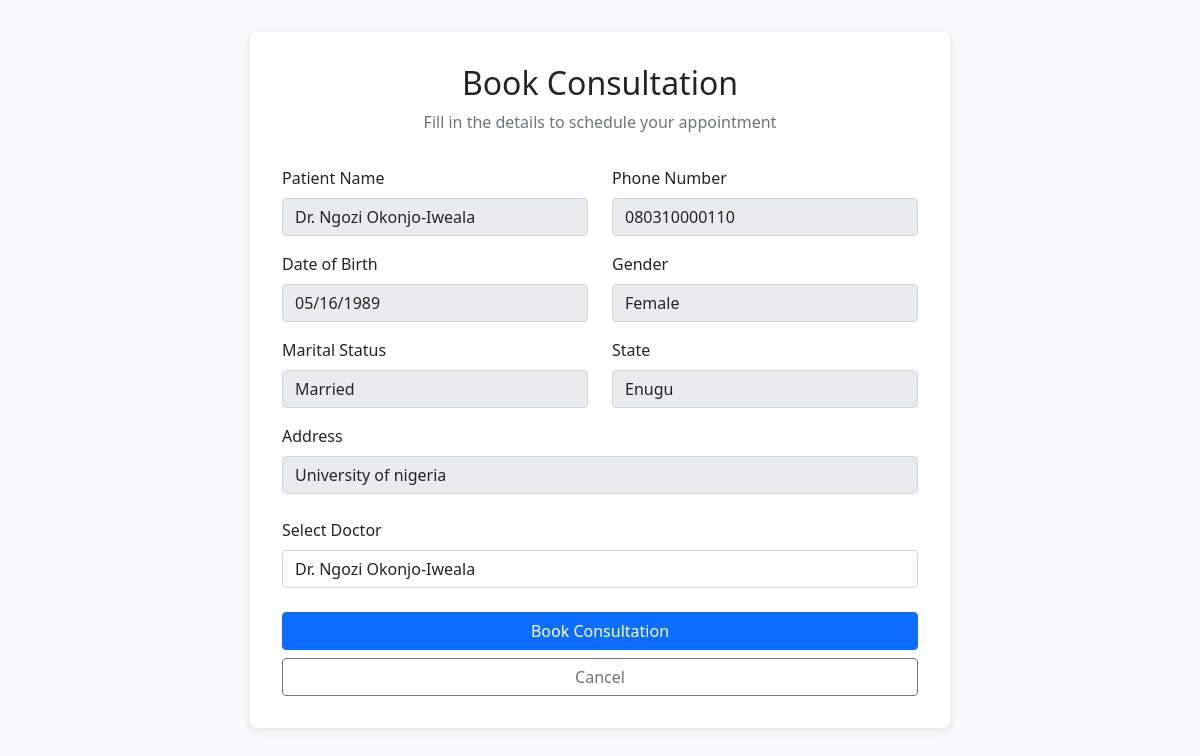
/book-consultation (signed in), run on the app's committed database.
### app.py (models this page shows, shortened)
class Doctor(db.Model):
    id = db.Column(db.Integer, primary_key=True)
    name = db.Column(db.String(100))
    email = db.Column(db.String(100))
    phone = db.Column(db.String(20))
    dob = db.Column(db.Date)
    gender = db.Column(db.String(10))
    marital_status = db.Column(db.String(20))
    address = db.Column(db.String(200))
    state = db.Column(db.String(50))
    hospital_id = db.Column(db.Integer, db.ForeignKey('hospital.id'))
    password = db.Column(db.String(200))  # <-- Add this line
    hospital = db.relationship('Hospital', backref='doctors')
    @property
    def is_authenticated(self):
        return True

### app.py (the view, shortened to what this page needs)
@app.route('/book-consultation', methods=['GET', 'POST'])
@login_required
def book_consultation():
    form = ConsultationBookingForm()
    user_state = current_user.state
    doctors_in_state = Doctor.query.filter_by(state=user_state).all()
    form.doctor_id.choices = [(doctor.id, doctor.name) for doctor in doctors_in_state]
    if request.method == 'GET':
        form.name.data = current_user.name
        form.phone.data = current_user.phone
        form.dob.data = current_user.dob
        form.gender.data = current_user.gender
        form.marital_status.data = current_user.marital_status
        form.address.data = current_user.address
        form.state.data = current_user.state
    return render_template('user_consultations.html', form=form, user=current_user)

### app.py
class ConsultationBookingForm(FlaskForm):
    name = StringField('Patient Name', validators=[DataRequired()])
    phone = StringField('Phone Number', validators=[DataRequired()])
    dob = DateField('Date of Birth', validators=[DataRequired()])
    gender = SelectField('Gender', choices=[('Male', 'Male'), ('Female', 'Female')], validators=[DataRequired()])
    marital_status = SelectField('Marital Status', choices=[('Single', 'Single'), ('Married', 'Married')], validators=[DataRequired()])
    address = StringField('Address', validators=[DataRequired()])
    state = StringField('State', validators=[DataRequired()])
    doctor_id = SelectField('Select Doctor', coerce=int, validators=[DataRequired()])
    submit = SubmitField('Book Consultation')

### app.py (called while the page is built)
@login_manager.user_loader
def load_user(user_id):
    user_type = session.get('user_type')
    if user_type == 'user':
        return User.query.get(int(user_id))
    elif user_type == 'doctor':
        return Doctor.query.get(int(user_id))
    return None

### templates/user_consultations.html (shortened to what this page needs)
<!DOCTYPE html>
<html lang="en">
<head>
    <link href="https://cdn.jsdelivr.net/npm/bootstrap@5.1.3/dist/css/bootstrap.min.css" rel="stylesheet">
</head>
<body>
    <div class="auth-container">
        <div class="form-header">
            <h2>Book Consultation</h2>
            <p class="text-muted">Fill in the details to schedule your appointment</p>
        </div>
        <form method="POST">
            <div class="row mb-3">
                <div class="col-md-6">
                    <div class="form-group">
                        <label for="name" class="form-label">Patient Name</label>
                        <input type="text" id="name" class="form-control readonly-field" name="name" value="{{ form.name.data }}" readonly>
                    </div>
                </div>
                <div class="col-md-6">
                    <div class="form-group">
                        <label for="phone" class="form-label">Phone Number</label>
                        <input type="text" id="phone" class="form-control readonly-field" name="phone" value="{{ form.phone.data }}" readonly>
                    </div>
                </div>
            </div>
            <div class="row mb-3">
                <div class="col-md-6">
                    <div class="form-group">
                        <label for="dob" class="form-label">Date of Birth</label>
                        <input type="date" id="dob" class="form-control readonly-field" name="dob" value="{{ form.dob.data }}" readonly>
                    </div>
                </div>
                <div class="col-md-6">
                    <div class="form-group">
                        <label for="gender" class="form-label">Gender</label>
                        <select id="gender" class="form-control readonly-field" name="gender" disabled>
                            <option value="Female" {% if form.gender.data == 'Female' %}selected{% endif %}>Female</option>
                        </select>
                    </div>
                </div>
            </div>
            <div class="row mb-3">
                <div class="col-md-6">
                    <div class="form-group">
                        <label for="marital_status" class="form-label">Marital Status</label>
                        <select id="marital_status" class="form-control readonly-field" name="marital_status" disabled>
                            <option value="Married" {% if form.marital_status.data == 'Married' %}selected{% endif %}>Married</option>
                        </select>
                    </div>
                </div>
                <div class="col-md-6">
                    <div class="form-group">
                        <label for="state" class="form-label">State</label>
                        <input type="text" id="state" class="form-control readonly-field" name="state" value="{{ form.state.data }}" readonly>
                    </div>
                </div>
            </div>
            <div class="form-group mb-4">
                <label for="address" class="form-label">Address</label>
                <input type="text" id="address" class="form-control readonly-field" name="address" value="{{ form.address.data }}" readonly>
            </div>
            <div class="form-group mb-4">
                <label for="doctor_id" class="form-label">Select Doctor</label>
                {{ form.doctor_id(class="form-control") }}
            </div>
            <div class="d-grid gap-2">
                <button type="submit" class="btn btn-primary">Book Consultation</button>
                <a href="{{ url_for('user_dashboard') }}" class="btn btn-outline-secondary">Cancel</a>
            </div>
        </form>
    </div>
</body>
</html>

### templates/user_consultations.html (style rules this page uses)
.auth-container { max-width: 700px; margin: 2rem auto; padding: 2rem; background: white; border-radius: 8px; box-shadow: 0 2px 10px rgba(0,0,0,0.1); }
body { background-color: #f8f9fa; }
.form-header { text-align: center; margin-bottom: 2rem; }
.readonly-field { background-color: #f8f9fa; cursor: not-allowed; }

### data on the page
Doctor: name "Dr. Ngozi Okonjo-Iweala", phone "080310000110", dob "05/16/1989", gender "Female", marital_status "Married", state "Enugu", address "University of nigeria"
